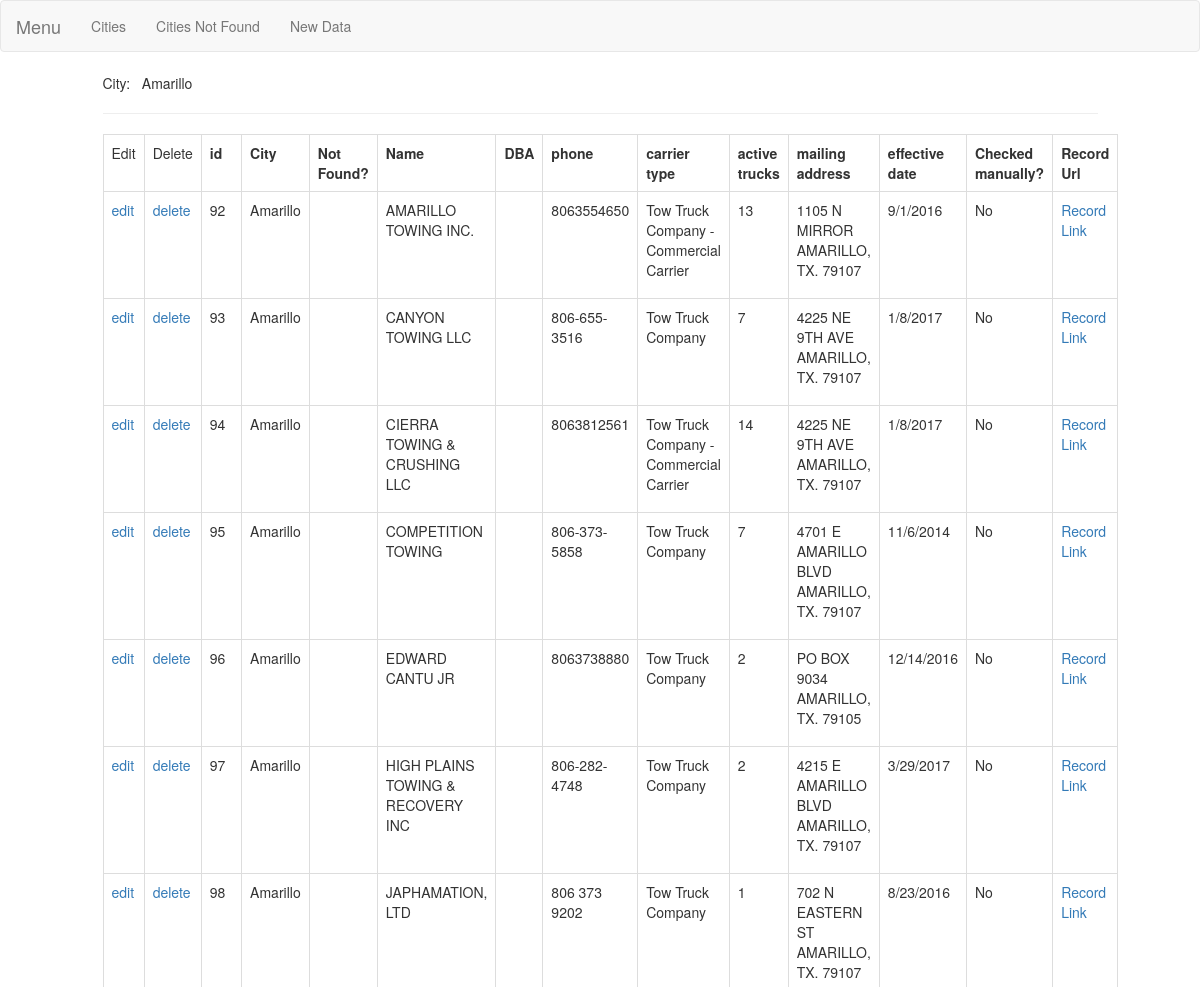
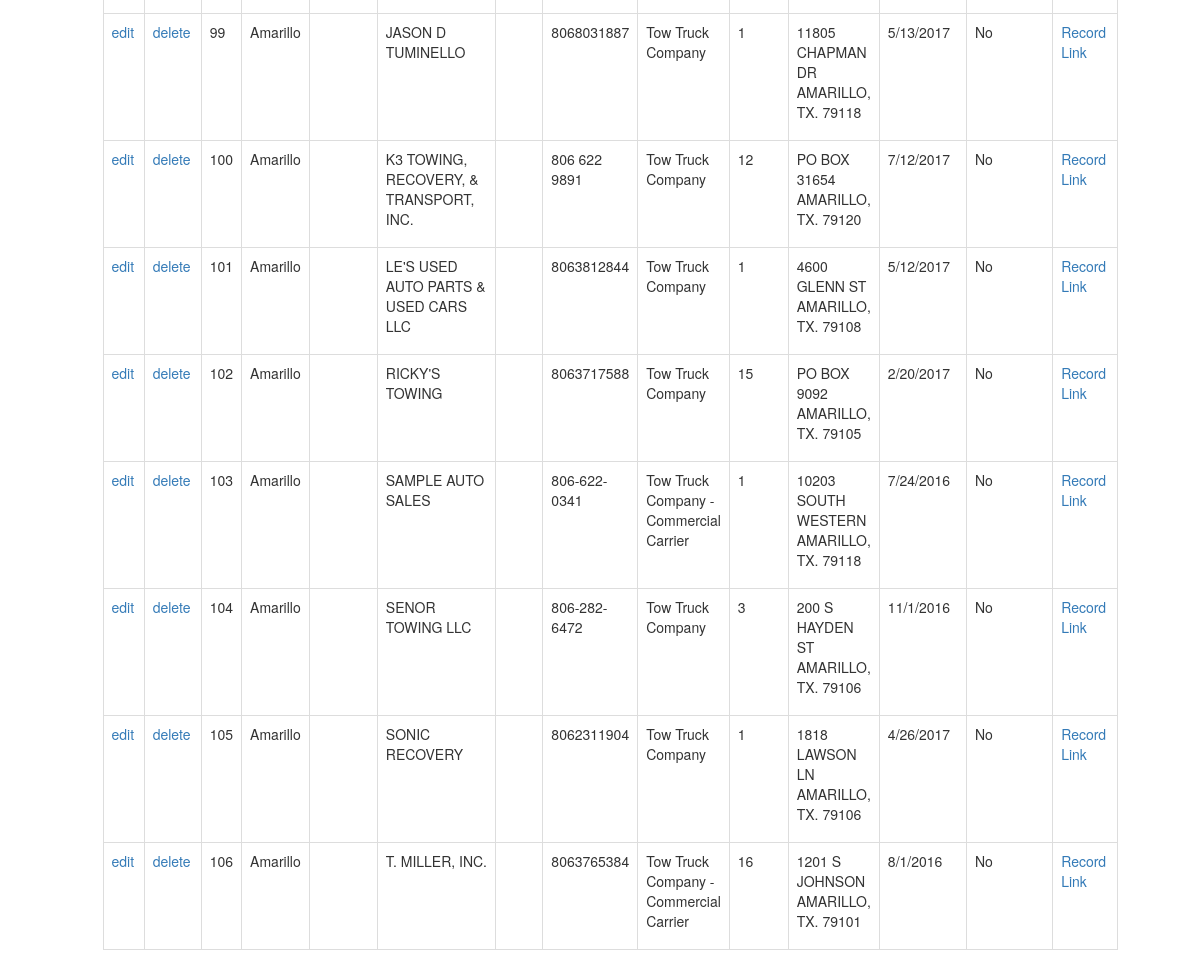
Page /data_list/Amarillo on the committed database (2 pictures, top to bottom).
### data/models.py (models this page shows)
class DataModel(models.Model):
    active_no = models.CharField(max_length=256, db_index=True, verbose_name="Number", null=True)
    city_data_not_found = models.BooleanField(default=False)
    city = models.CharField(max_length=256, db_index=True, verbose_name="City",  null=False)
    name = models.CharField(max_length=256,  default="")
    dba = models.CharField(max_length=256,  default="")
    phone = models.CharField(max_length=256, default="")
    carrier_type = models.CharField(max_length=256, default="")
    active_trucks = models.IntegerField(default=-1)
    mailing_address = models.CharField(max_length=256, default="")
    effective_date = models.CharField(max_length=256, default="")
    checked_manually = models.BooleanField(default=False)
    record_url = models.URLField()  # According to active no

### data/views.py (the view)
# urls.py: url(r'^data_list/(?P<city>.+)$', list_data, name="list_data"),
def list_data(request, city):
    data_by_c = DataModel.objects.all().filter(city__iexact=city)
    return render(request, "data_list.html", context={
        "data_s": data_by_c,
        "city": city
    })

### data/templates/data_list.html (shortened to what this page needs)
{% extends "./base.html" %}
{% load bootstrap %}
{% block content %}
    City: &nbsp; {{ city }}
    <hr>
    <table id="data-table" class="table table-bordered table-responsive">
        <tr>
            <td>Edit</td>
            <td>Delete</td>
            <th> id </th> <th>City </th> <th> Not Found? </th> <th> Name </th> <th> DBA </th> <th> phone </th> <th>carrier type</th>
            <th>active trucks</th> <th> mailing address </th> <th> effective date </th> <th>Checked manually?</th> <th> Record Url </th>
        </tr>
    {% for d in data_s %}
        <tr id="data-id-{{d.id}}">
            <td> <a href="{% url 'data:data_form' data_id=d.id %}"> edit </a> </td>  <td> <a href="{% url 'data:delete_data' data_id=d.id %}">delete</a> </td>
            <td> {{d.id}} </td> <td> {{d.city}} </td>
            <td> {%  if d.city_data_not_found %} <span style="background-color: red">X</span> {% endif %}</td>
            <td> {{d.name}} </td> <td> {{s.dba}} </td> <td>{{ d.phone }}</td>
            <td>{{ d.carrier_type }}</td> <td> {{ d.active_trucks }} </td>
            <td> {{ d.mailing_address|linebreaks }} </td> <td>{{ d.effective_date }}</td>
            <td>{{ d.checked_manually|yesno:"Yes,No,-" }}</td>
            <td>{% if not d.city_data_not_found %} <a href="{{ d.record_url }}">Record Link</a> {% endif %}</td>
        </tr>
    {% endfor %}
    </table>
{% endblock %}

### rows in the picture
DataModel: id "92", city "Amarillo", name "AMARILLO TOWING INC.", phone "8063554650", carrier_type "Tow Truck Company - Commercial Carrier", active_trucks "13", mailing_address "1105 N MIRROR AMARILLO, TX. 79107", effective_date "9/1/2016", checked_manually "No"
DataModel: id "93", city "Amarillo", name "CANYON TOWING LLC", phone "806-655-3516", carrier_type "Tow Truck Company", active_trucks "7", mailing_address "4225 NE 9TH AVE AMARILLO, TX. 79107", effective_date "1/8/2017", checked_manually "No"
DataModel: id "94", city "Amarillo", name "CIERRA TOWING & CRUSHING LLC", phone "8063812561", carrier_type "Tow Truck Company - Commercial Carrier", active_trucks "14", mailing_address "4225 NE 9TH AVE AMARILLO, TX. 79107", effective_date "1/8/2017", checked_manually "No"
DataModel: id "95", city "Amarillo", name "COMPETITION TOWING", phone "806-373-5858", carrier_type "Tow Truck Company", active_trucks "7", mailing_address "4701 E AMARILLO BLVD AMARILLO, TX. 79107", effective_date "11/6/2014", checked_manually "No"
DataModel: id "96", city "Amarillo", name "EDWARD CANTU JR", phone "8063738880", carrier_type "Tow Truck Company", active_trucks "2", mailing_address "PO BOX 9034 AMARILLO, TX. 79105", effective_date "12/14/2016", checked_manually "No"
DataModel: id "97", city "Amarillo", name "HIGH PLAINS TOWING & RECOVERY INC", phone "806-282-4748", carrier_type "Tow Truck Company", active_trucks "2", mailing_address "4215 E AMARILLO BLVD AMARILLO, TX. 79107", effective_date "3/29/2017", checked_manually "No"
DataModel: id "98", city "Amarillo", name "JAPHAMATION, LTD", phone "806 373 9202", carrier_type "Tow Truck Company", active_trucks "1", mailing_address "702 N EASTERN ST AMARILLO, TX. 79107", effective_date "8/23/2016", checked_manually "No"
DataModel: id "99", city "Amarillo", name "JASON D TUMINELLO", phone "8068031887", carrier_type "Tow Truck Company", active_trucks "1", mailing_address "11805 CHAPMAN DR AMARILLO, TX. 79118", effective_date "5/13/2017", checked_manually "No"
DataModel: id "100", city "Amarillo", name "K3 TOWING, RECOVERY, & TRANSPORT, INC.", phone "806 622 9891", carrier_type "Tow Truck Company", active_trucks "12", mailing_address "PO BOX 31654 AMARILLO, TX. 79120", effective_date "7/12/2017", checked_manually "No"
DataModel: id "101", city "Amarillo", name "LE'S USED AUTO PARTS & USED CARS LLC", phone "8063812844", carrier_type "Tow Truck Company", active_trucks "1", mailing_address "4600 GLENN ST AMARILLO, TX. 79108", effective_date "5/12/2017", checked_manually "No"
DataModel: id "102", city "Amarillo", name "RICKY'S TOWING", phone "8063717588", carrier_type "Tow Truck Company", active_trucks "15", mailing_address "PO BOX 9092 AMARILLO, TX. 79105", effective_date "2/20/2017", checked_manually "No"
DataModel: id "103", city "Amarillo", name "SAMPLE AUTO SALES", phone "806-622-0341", carrier_type "Tow Truck Company - Commercial Carrier", active_trucks "1", mailing_address "10203 SOUTH WESTERN AMARILLO, TX. 79118", effective_date "7/24/2016", checked_manually "No"
DataModel: id "104", city "Amarillo", name "SENOR TOWING LLC", phone "806-282-6472", carrier_type "Tow Truck Company", active_trucks "3", mailing_address "200 S HAYDEN ST AMARILLO, TX. 79106", effective_date "11/1/2016", checked_manually "No"
DataModel: id "105", city "Amarillo", name "SONIC RECOVERY", phone "8062311904", carrier_type "Tow Truck Company", active_trucks "1", mailing_address "1818 LAWSON LN AMARILLO, TX. 79106", effective_date "4/26/2017", checked_manually "No"
DataModel: id "106", city "Amarillo", name "T. MILLER, INC.", phone "8063765384", carrier_type "Tow Truck Company - Commercial Carrier", active_trucks "16", mailing_address "1201 S JOHNSON AMARILLO, TX. 79101", effective_date "8/1/2016", checked_manually "No"

### other values in the picture
{{ city }} "Amarillo"
